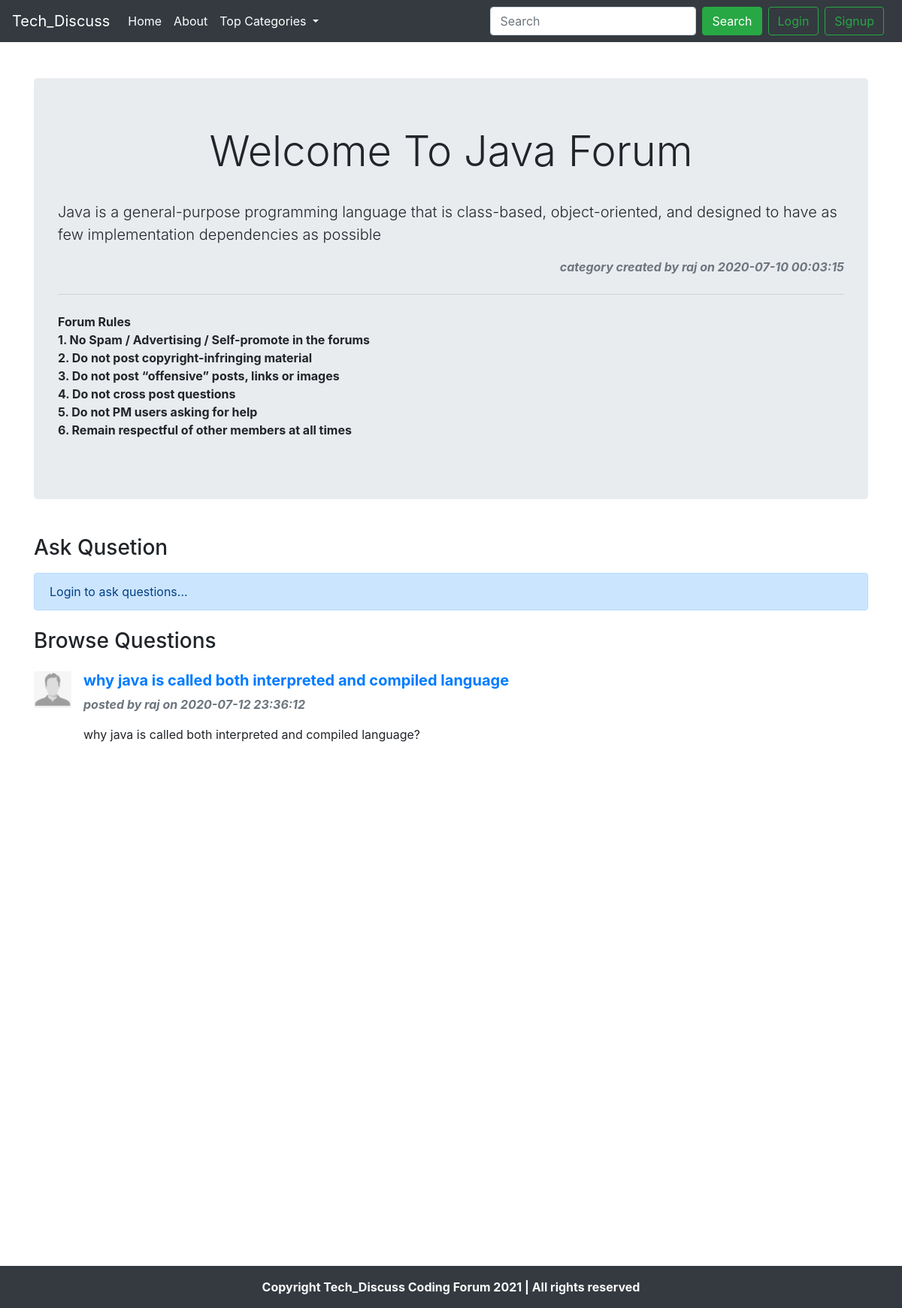
/threads.php?catid=2&catname=Java, run on the app's committed database.
### tables this page shows
CREATE TABLE `categories` (
  `category_id` int(10) NOT NULL,
  `category_name` varchar(255) NOT NULL,
  `category_description` varchar(500) NOT NULL,
  `category_creation_time` datetime NOT NULL DEFAULT CURRENT_TIMESTAMP,
  `category_user_id` int(10) NOT NULL
);

CREATE TABLE `users` (
  `user_id` int(10) NOT NULL,
  `user_name` varchar(250) NOT NULL,
  `user_email_id` varchar(500) NOT NULL,
  `user_password` varchar(250) NOT NULL,
  `user_creation_time` datetime NOT NULL DEFAULT CURRENT_TIMESTAMP
);

CREATE TABLE `threads` (
  `thread_id` int(10) NOT NULL,
  `thread_category_id` int(10) NOT NULL,
  `thread_user_id` int(10) NOT NULL,
  `thread_topic` varchar(500) NOT NULL,
  `thread_description` text,
  `thread_creation_time` datetime NOT NULL DEFAULT CURRENT_TIMESTAMP
);

### threads.php (the view, shortened to what this page needs)
<!doctype html>
<html lang="en">
  <head>
    <link rel="stylesheet" href="https://stackpath.bootstrapcdn.com/bootstrap/4.5.0/css/bootstrap.min.css">
  </head>
  <body>
    <?php require "./partials/_dbConnect.php";?>
    <?php require "./partials/_header.php";?>
    <?php
      $categoryId = $_GET['catid'];
      $categoryName = $_GET['catname'];
    ?>
    <?php
      $sql = "SELECT * FROM categories WHERE category_id=$categoryId";
      $result = mysqli_query($conn, $sql);
      $record = mysqli_fetch_assoc($result);
      $categoryDescription = $record['category_description'];
      $categoryCreationTime = $record['category_creation_time'];
      $categoryUserId = $record['category_user_id'];
      $sql = "SELECT * FROM users WHERE user_id=$categoryUserId";
      $result = mysqli_query($conn, $sql);
      $record = mysqli_fetch_assoc($result);
      $userName = $record['user_name'];
      echo'
      <div class="container my-5">
        <div class="jumbotron">
          <h2 class="display-4 text-center pb-4">Welcome To ' . $categoryName . ' Forum</h2>
          <p class="lead">' . $categoryDescription . '</p>
          <p class="text-right font-weight-bold font-italic text-muted">category created by ' . $userName . ' on ' . $categoryCreationTime . '</p>
          <hr class="my-4">
          <p class="font-weight-bold">Forum Rules <br>1. No Spam / Advertising / Self-promote in the forums <br>2. Do not post copyright-infringing material <br>3. Do not post “offensive” posts, links or images <br>4. Do not cross post questions <br> 5. Do not PM users asking for help <br>6. Remain respectful of other members at all times</p>
        </div>
      </div>
      ';
    ?>
    <?php
      if(isset($_SESSION['loggedin'])  and  $_SESSION['loggedin'] == true)
      {
        echo'
              <div class="container">
                  <h3 for="threadTitle" class="my-5">Ask Qusetion</h3>
                  <form action="'. $_SERVER["REQUEST_URI"] .'"  method="post">
                    <div class="form-group">
                      <label for="threadTitle">Title</label>
                      <input type="text" class="form-control" id="threadTitle" name="threadTitle">
                    </div>
                    <div class="form-group">
                      <label for="threadDescription">Elaborate</label>
                      <textarea class="form-control" id="threadDescription"  name="threadDescription" rows="3"></textarea>
                    </div>
                    <button type="submit" class="btn btn-success">Submit</button>
                </form>
              </div>
            ';
      }
      else
      {
        echo'
            <div class="container">
              <h3 for="threadTitle" class="my-3">Ask Qusetion</h3>
              <div class="alert alert-primary" role="alert">
                Login to ask questions...
              </div>
            </div>
              ';
      }
    ?>
    <?php
      $sql = "SELECT * FROM threads WHERE thread_category_id=$categoryId";
      $result = mysqli_query($conn, $sql);
      if(mysqli_num_rows($result)>0)
      {
        echo'
              <div class="container" style="min-height:800px;">
              <h3 class="text-capitalize my-4">browse questions</h3>
            ';
        while($record = mysqli_fetch_assoc($result))
        {
          $threadId = $record['thread_id'];
          $threadTopic = $record['thread_topic'];
          $threadDescription = $record['thread_description'];
          $threadCreationTime = $record['thread_creation_time'];
          $threadUserId = $record['thread_user_id'];
          $sql = "SELECT * FROM users WHERE user_id=$threadUserId";
          $resultTemp = mysqli_query($conn, $sql);
          $record = mysqli_fetch_assoc($resultTemp);
          $userName = $record['user_name'];
          echo'
              <div class="media">
                <img class="mr-3" src="./drawables/default_user.png" width="50px"alt="">
                <div class="media-body">
                  <h5 class="mt-0 font-weight-bold text-success"><a href="./answers.php?quesid='.$threadId.'&title='.$threadTopic.'&description='.$threadDescription.'">' . $threadTopic . '</a></h5>
                  <p class="font-weight-bold font-italic text-muted"> posted by ' . $userName . ' on ' . $threadCreationTime . ' </p>
                    ' .
                      $threadDescription
                    . '
                </div>
              </div>
              <br>
            ';
        }
        echo"</div>";
      }
      else
      {
        echo'<div class="container" style="min-height:800px;"></div>';
      }
    ?>
  </body>
</html>

### data on the page
categories: category_description "Java is a general-purpose programming language that is class-based, object-oriented, and designed to have as few implementation dependencies as possible", category_creation_time "2020-07-10 00:03:15"
users: user_name "raj"
threads: thread_topic "why java is called both interpreted and compiled language", users.user_name "raj", thread_creation_time "2020-07-12 23:36:12", thread_description "why java is called both interpreted and compiled language?"

### other printed values
$categoryName "Java"
